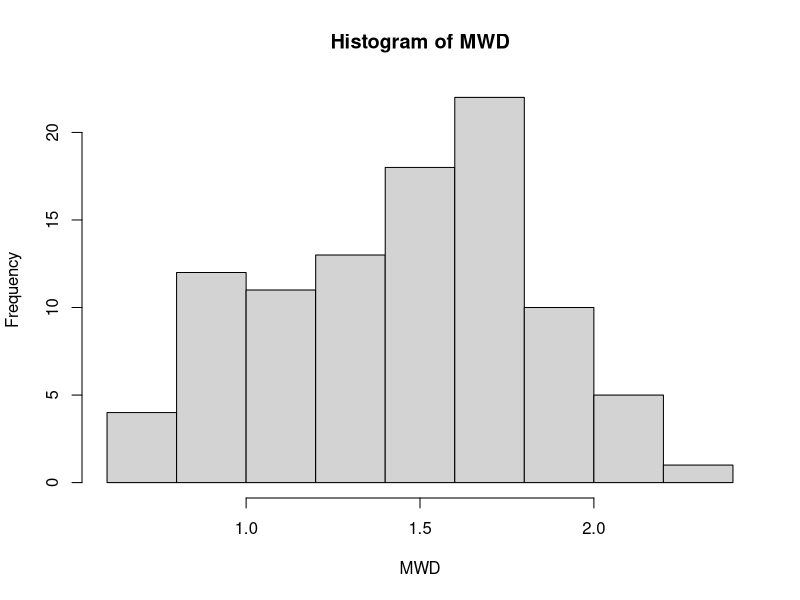
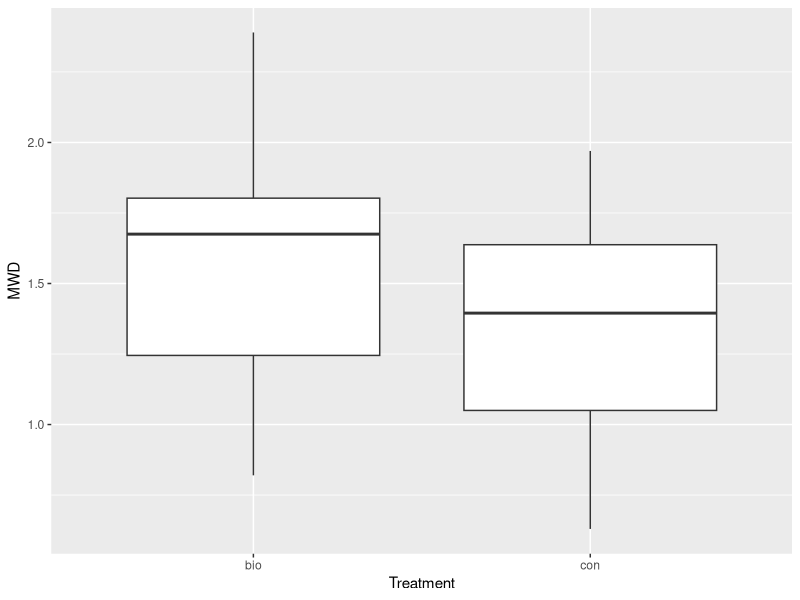
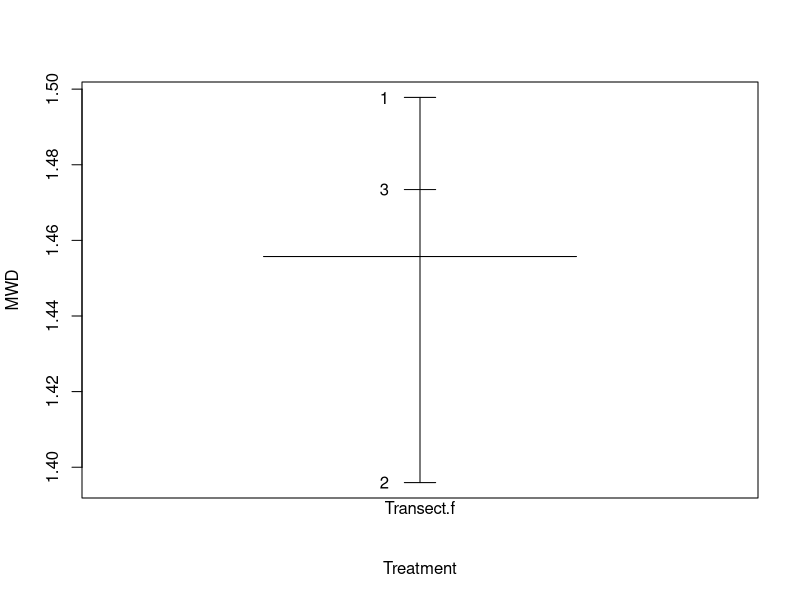
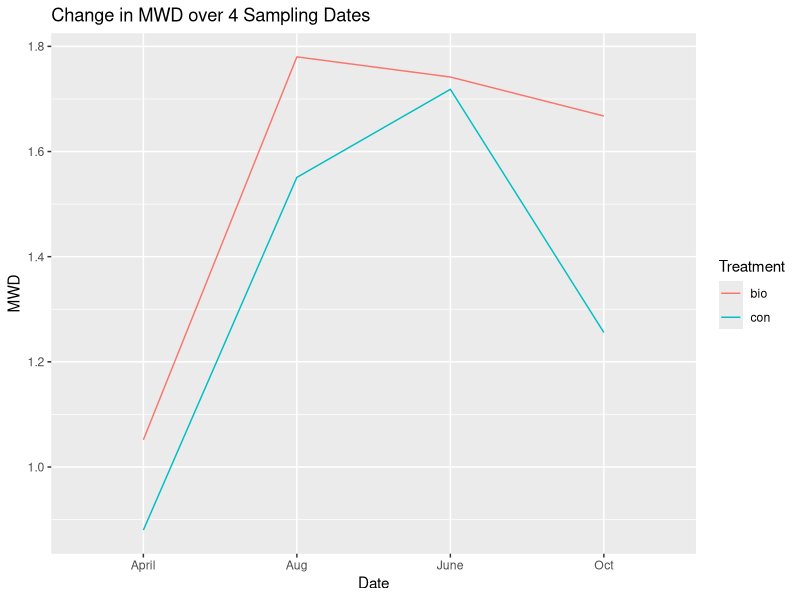
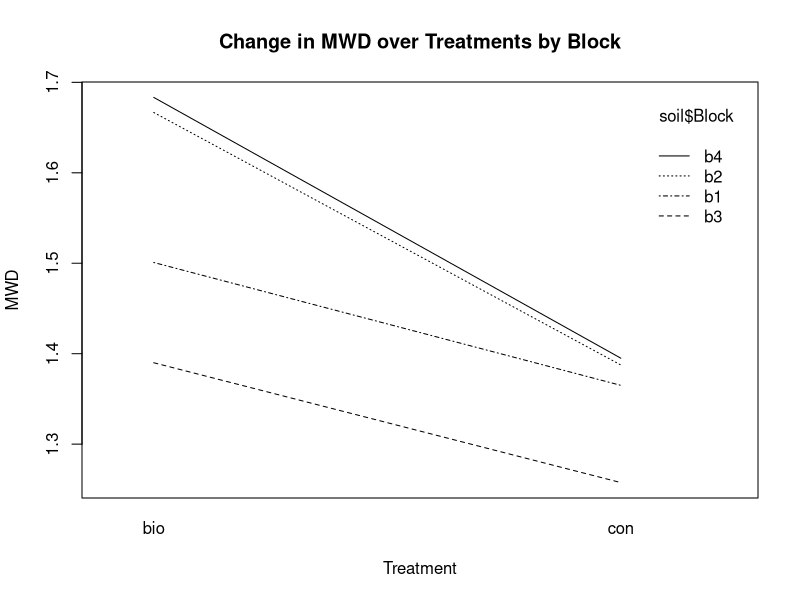
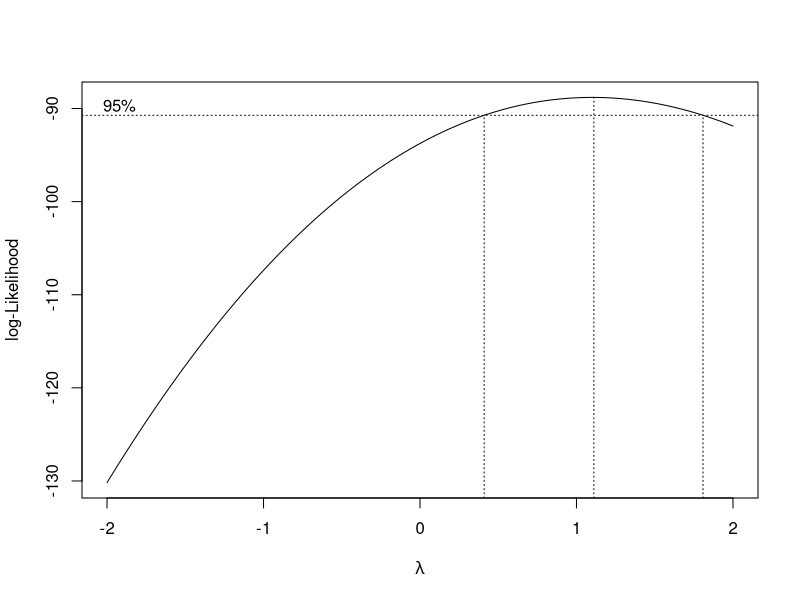
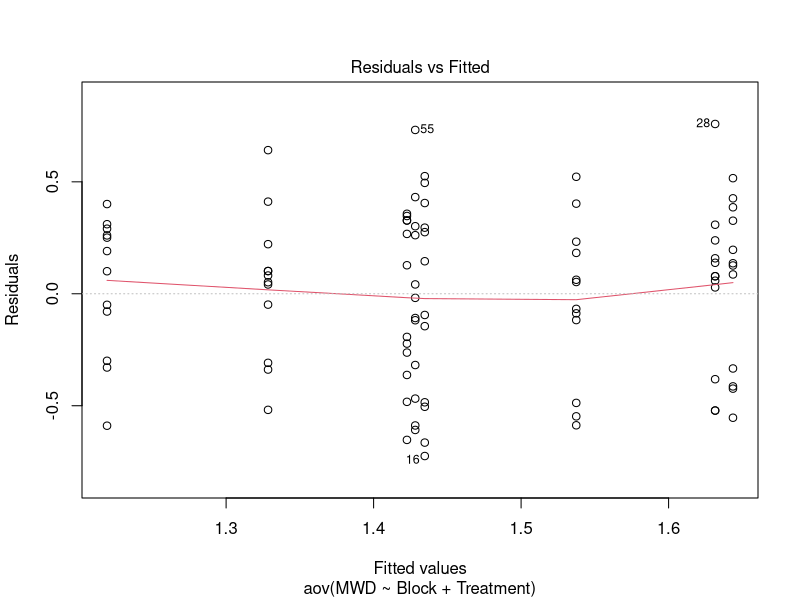
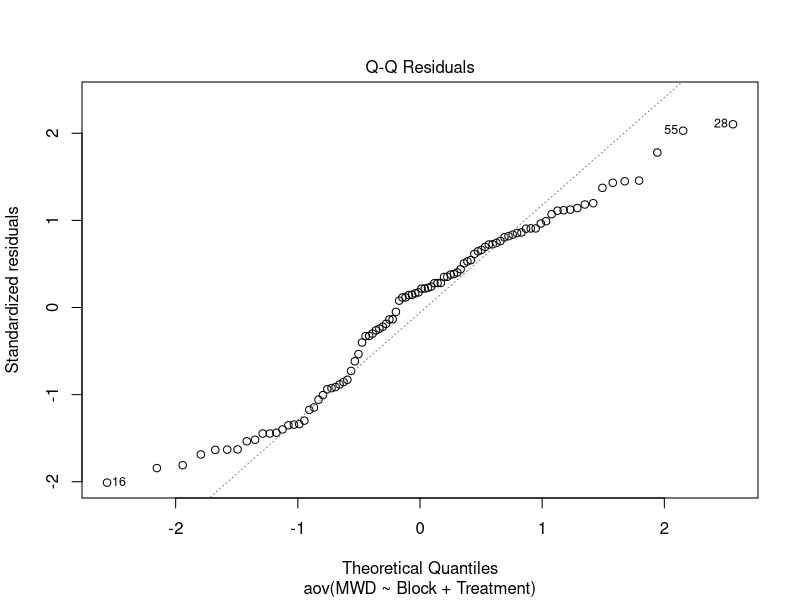

Write the R code that produced these figures, in order.
## ---- chunk 1
library("ggplot2")
library(lme4)
library(reshape2)
library(MASS)
library(dplyr)
## ---- chunk 2
soil<-read.table("MWD.csv", sep = ",", header = T) 
head(soil)
str(soil)
with(soil,table(Treatment, Date))
group_by(soil,Date,Treatment) %>%
  summarise(mean(MWD))
## ---- chunk 3
hist(soil$MWD, xlab="MWD", main = "Histogram of MWD")

ggplot(aes(x=soil$Treatment,y=soil$MWD), data=soil) + geom_boxplot() + labs(y="MWD", x="Treatment", main="Boxplot of MWD for the Two Treatment Groups")
tapply(soil$MWD, soil$Treatment, mean)
tapply(soil$MWD, soil$Treatment, sd)

Transect.f<-as.factor(soil$Transect)
plot.design(MWD~Treatment+Block+Date+Transect.f, data = soil, xlab="Treatment", ylab="MWD")

ggplot(soil, aes(x = Date, y = MWD, group = Treatment, colour = Treatment)) +
stat_summary(fun.y="mean", geom = "line") +
labs(x = "Date", title = "Change in MWD over 4 Sampling Dates")
## ---- chunk 4
interaction.plot(soil$Treatment, soil$Block, soil$MWD, xlab="Treatment", ylab="MWD", main="Change in MWD over Treatments by Block")
## ---- chunk 5
boxcox(MWD~Block+Treatment, data=soil) # To see if transformation on y is needed
soil.rbd<-aov(MWD~Block+Treatment, soil)
summary(soil.rbd)
plot(soil.rbd)
## ---- chunk 6
boxcox(MWD~Block+Treatment*Date, data=soil)
soil.rbd2<-aov(sqrt(MWD)~Block+Treatment*Date, soil)
summary(soil.rbd2)
plot(soil.rbd2)
## ---- chunk 7
lmer1<-lmer(MWD~Block*Date*Treatment+(1|Transect.f), soil)
summary(lmer1)

lmer2<-lmer(MWD~Block*Date*Treatment+(1|Treatment:Transect.f), soil)
summary(lmer2)

lmer3<-lmer(MWD~Block*Date*Treatment+(Date|Treatment:Transect.f), soil)
summary(lmer3)

anova(lmer1,lmer3)
anova(lmer2,lmer3)
